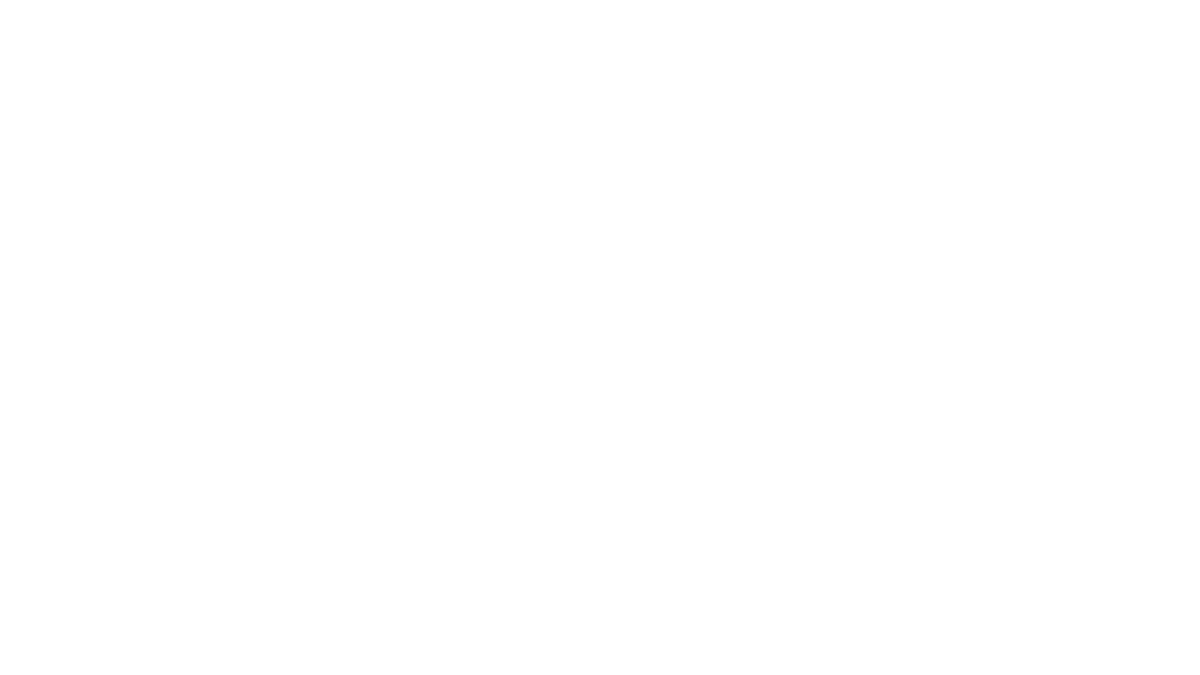
Frame 1 (no input)
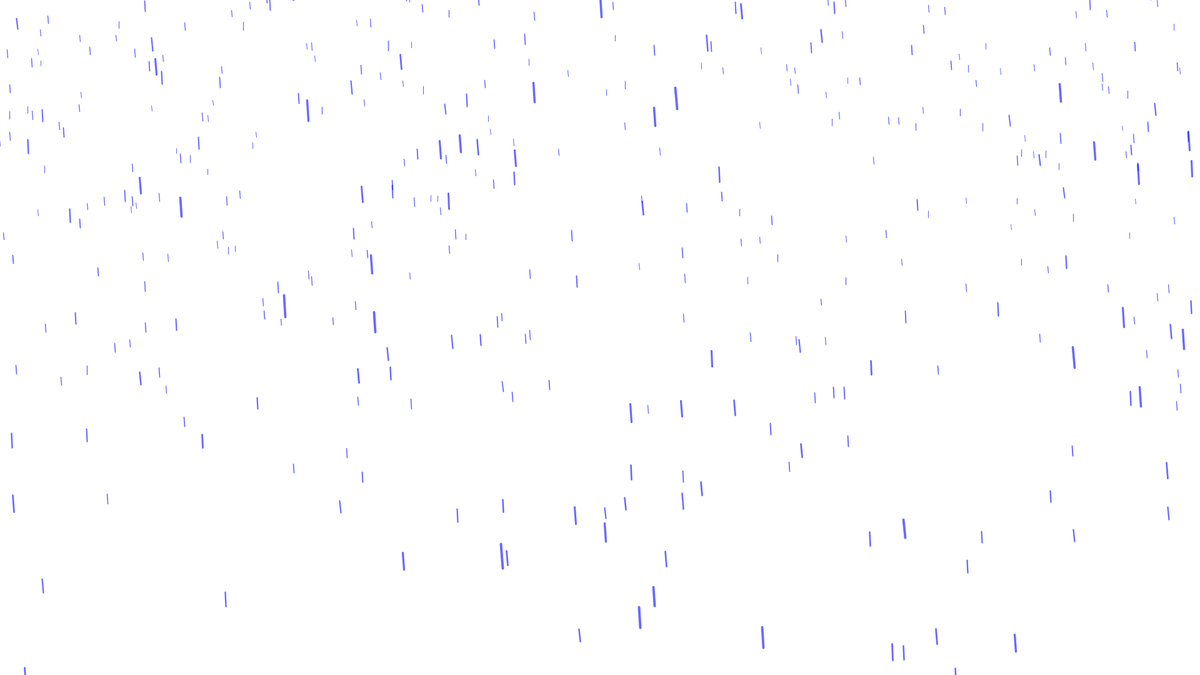
Frame 60 (the mouse pressed at the canvas centre just before this capture)
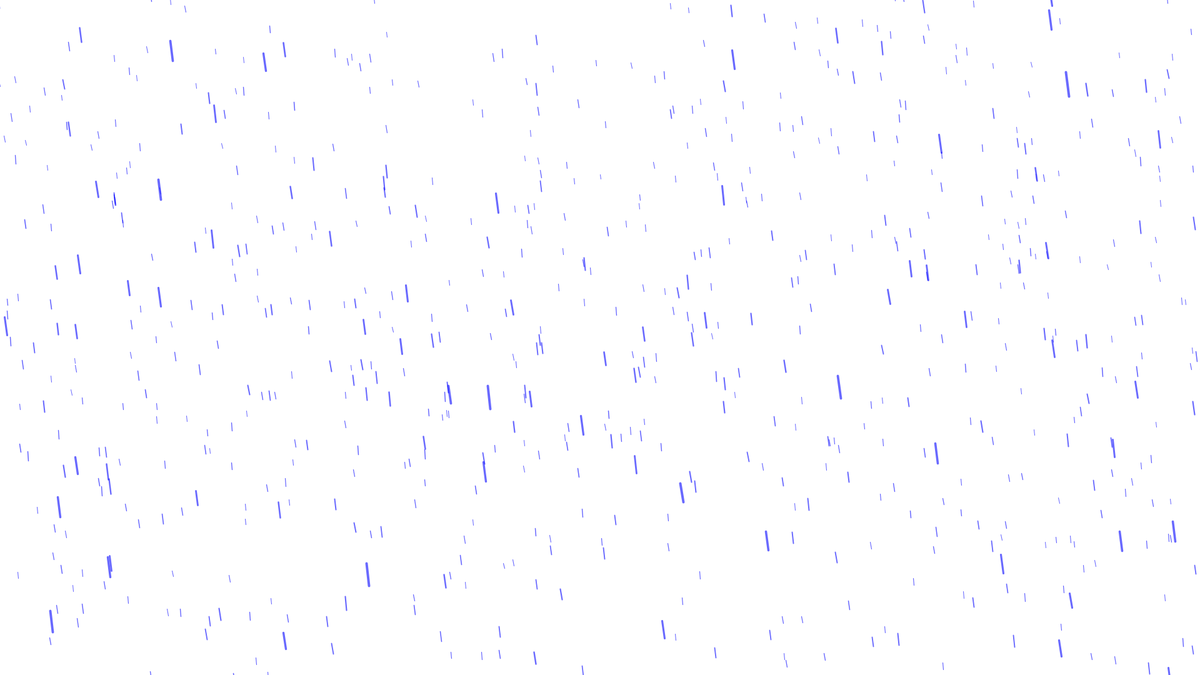
Frame 120 (the mouse held since frame 60 and released just before this capture)

The Processing sketch that drew these frames (run headless with seeded random() and noise(); from frame 60 on, the mouse is pressed at the canvas centre):

// Processing sketch: rainy
// ── rainy.pde
ArrayList<RainDrop> rain;

void setup() {
  size(1920, 1080);
  
  rain = new ArrayList();
  frameRate(60);
}

void draw() {
  background(255);
  
  int size = rain.size();
  while(size < 1000 && rain.size() < size + 10) {
    rain.add(new RainDrop()); 
  }
  
  float xSpeed = sin(frameCount / 250.0) * 10;
  
  for(RainDrop drop : rain) {
    drop.velocity.x = xSpeed;
    drop.Update();
    
    if(drop.position.y >= height) {
      drop.Initialize();
    }
    drop.Draw();
  }
}

// ── RainDrop.pde
class RainDrop {
  color rainColour = color(0, 0, 255);
  float drawLength = 20;
  
  PVector position, velocity;
  
  float z;
  
  RainDrop() {
    Initialize();
  }
  
  void Initialize() {
    position = new PVector(random(-300, width+300), random(-200, -100));
    velocity = new PVector(0, random(30, 40));
    
    z = random(1, 4);
  }
  
  void Update() {
    position.add(PVector.div(velocity, z )); 
  }
  
  void Draw() {
    PVector drawOffset = PVector.div(velocity, z);
    stroke(rainColour, 150);
    strokeWeight(4 / z);
    line(position.x, position.y, position.x + drawOffset.x, position.y + drawOffset.y);
  }
}
